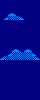

Tiled map render using the project's own tile images. Description and the whole map definition, tile-layer contents included, below:
An orthogonal 10x25 tile map with 4x4 px tiles, 1 tile layer (Capa de Patrones 1).

<map version="1.0" tiledversion="1.0.2" orientation="orthogonal" renderorder="right-down" width="10" height="25" tilewidth="4" tileheight="4" nextobjectid="1">
 <tileset firstgid="1" source="tilesetJungle.tsx" />
 <layer name="Capa de Patrones 1" width="10" height="25">
  <data encoding="csv">
12,12,12,12,12,12,12,12,12,12,
12,12,12,12,12,12,12,12,12,12,
12,12,12,12,12,12,12,12,12,12,
12,12,15,16,12,12,12,12,12,12,
12,15,11,11,11,16,12,12,12,12,
12,12,12,12,12,12,12,12,12,12,
12,12,12,12,12,12,12,12,12,12,
12,12,12,12,12,12,12,12,12,12,
12,12,12,12,12,12,12,12,12,12,
12,12,12,12,12,12,12,12,12,12,
12,12,12,12,12,12,12,12,12,12,
12,12,12,12,12,12,12,12,12,12,
12,12,12,15,16,12,15,16,12,12,
12,12,15,11,11,11,11,11,16,12,
15,11,11,11,11,11,11,11,11,16,
12,12,12,12,12,12,12,12,12,12,
12,12,12,12,12,12,12,12,12,12,
12,12,12,12,12,12,12,12,12,12,
12,12,12,12,12,12,12,12,12,12,
12,12,12,12,12,12,12,12,12,12,
12,12,12,12,12,12,12,12,12,12,
12,12,12,12,12,12,12,12,12,12,
12,12,12,12,12,12,12,12,12,12,
12,12,12,12,12,12,12,12,12,12,
12,12,12,12,12,12,12,12,12,12
</data>
 </layer>
</map>
